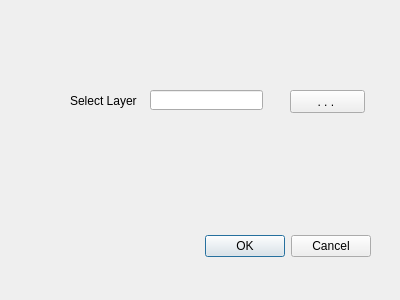
<?xml version="1.0" encoding="UTF-8"?>
<ui version="4.0">
 <class>ShapefileloaderDialogBase</class>
 <widget class="QDialog" name="ShapefileloaderDialogBase">
  <property name="geometry">
   <rect>
    <x>0</x>
    <y>0</y>
    <width>400</width>
    <height>300</height>
   </rect>
  </property>
  <property name="windowTitle">
   <string>Shapefile Loader</string>
  </property>
  <widget class="QDialogButtonBox" name="button_box">
   <property name="geometry">
    <rect>
     <x>30</x>
     <y>230</y>
     <width>341</width>
     <height>32</height>
    </rect>
   </property>
   <property name="orientation">
    <enum>Qt::Horizontal</enum>
   </property>
   <property name="standardButtons">
    <set>QDialogButtonBox::Cancel|QDialogButtonBox::Ok</set>
   </property>
  </widget>
  <widget class="QLabel" name="label">
   <property name="geometry">
    <rect>
     <x>70</x>
     <y>90</y>
     <width>71</width>
     <height>21</height>
    </rect>
   </property>
   <property name="text">
    <string>Select Layer</string>
   </property>
  </widget>
  <widget class="QLineEdit" name="lineEdit">
   <property name="geometry">
    <rect>
     <x>150</x>
     <y>90</y>
     <width>113</width>
     <height>20</height>
    </rect>
   </property>
  </widget>
  <widget class="QPushButton" name="pushButton">
   <property name="geometry">
    <rect>
     <x>290</x>
     <y>90</y>
     <width>75</width>
     <height>23</height>
    </rect>
   </property>
   <property name="text">
    <string>. . . </string>
   </property>
  </widget>
 </widget>
 <resources/>
 <connections>
  <connection>
   <sender>button_box</sender>
   <signal>accepted()</signal>
   <receiver>ShapefileloaderDialogBase</receiver>
   <slot>accept()</slot>
   <hints>
    <hint type="sourcelabel">
     <x>20</x>
     <y>20</y>
    </hint>
    <hint type="destinationlabel">
     <x>20</x>
     <y>20</y>
    </hint>
   </hints>
  </connection>
  <connection>
   <sender>button_box</sender>
   <signal>rejected()</signal>
   <receiver>ShapefileloaderDialogBase</receiver>
   <slot>reject()</slot>
   <hints>
    <hint type="sourcelabel">
     <x>20</x>
     <y>20</y>
    </hint>
    <hint type="destinationlabel">
     <x>20</x>
     <y>20</y>
    </hint>
   </hints>
  </connection>
 </connections>
</ui>
